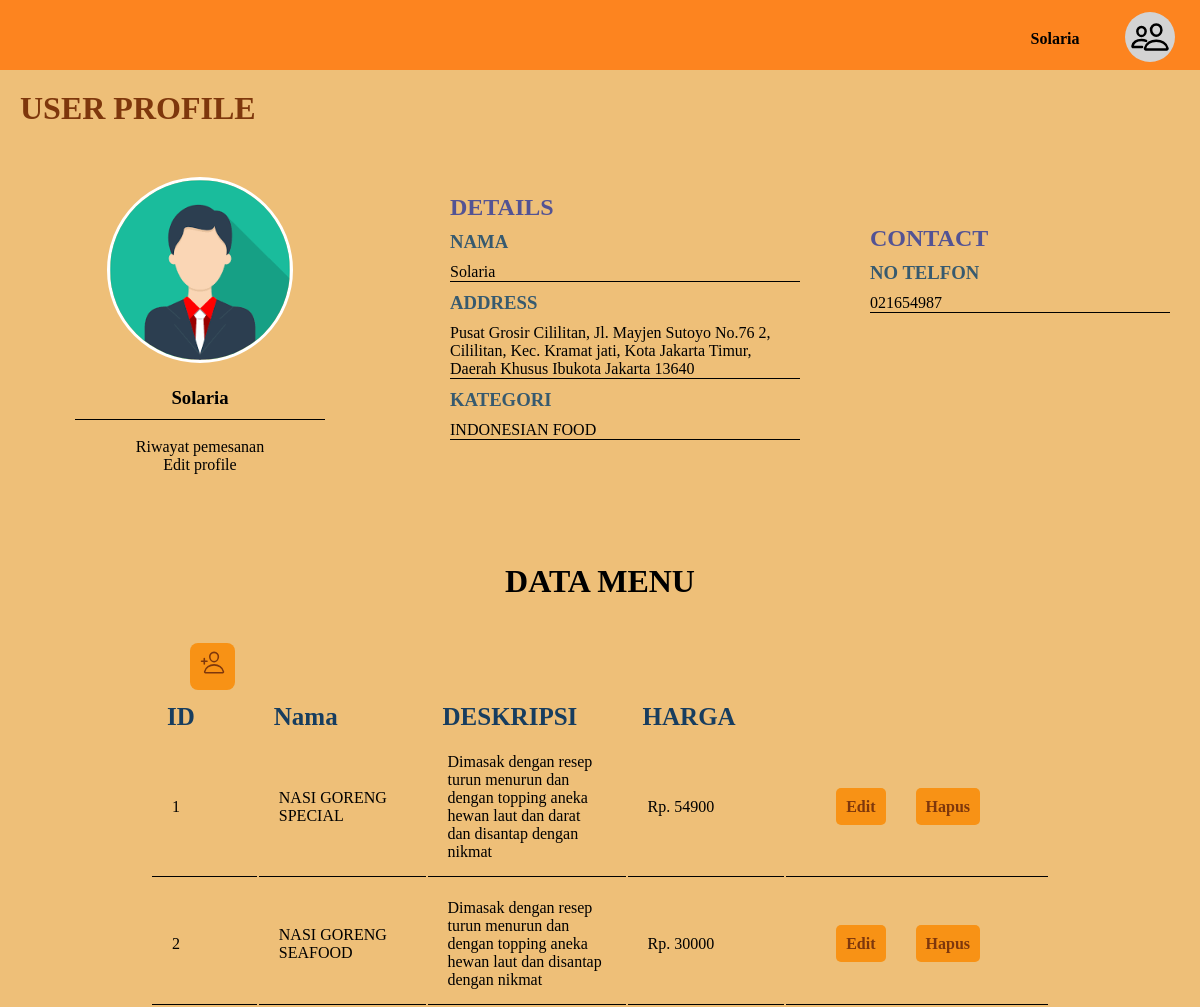
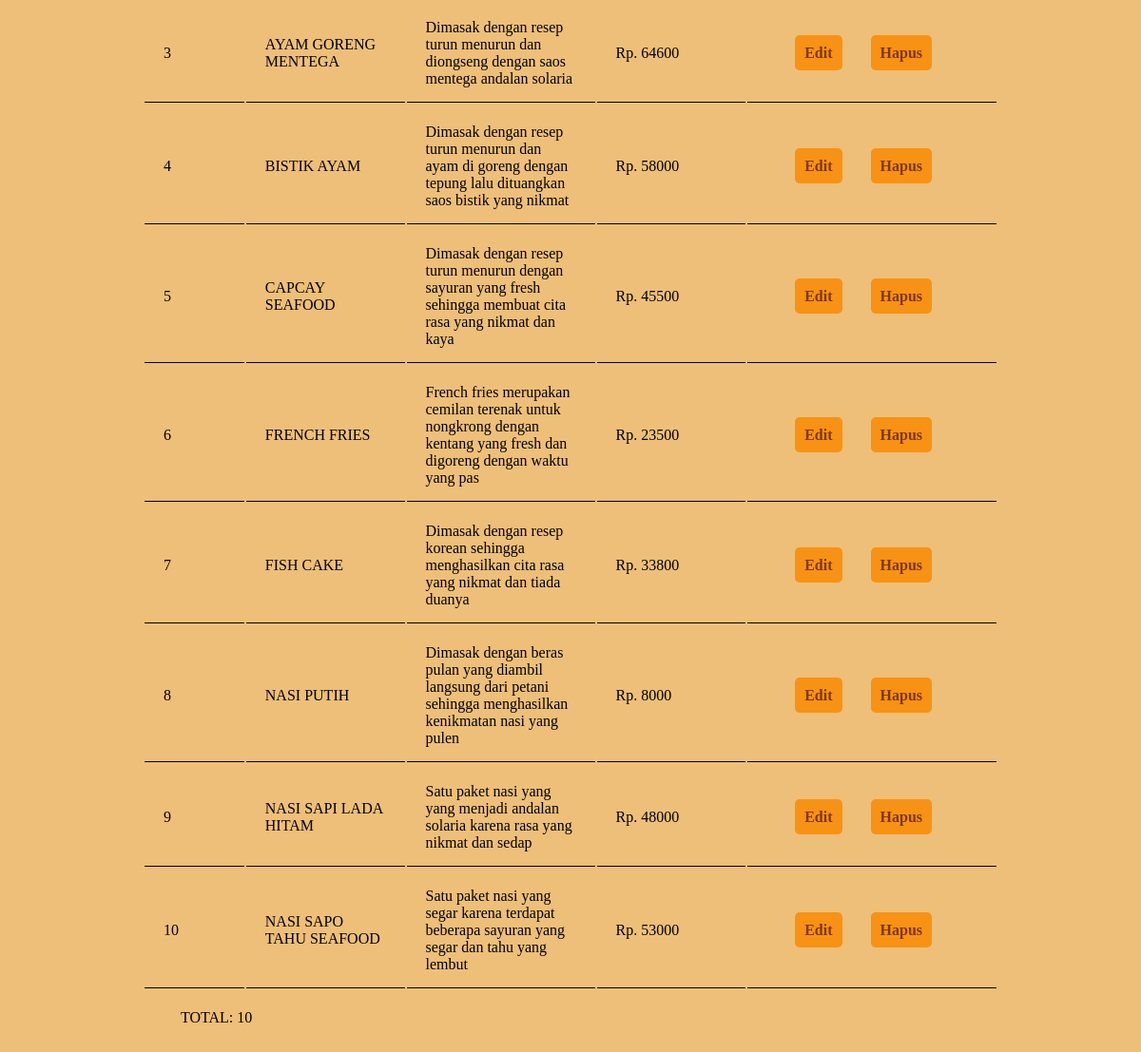
The page /resto/solaria.php on the database its author committed (2 pictures, top to bottom).
### tables this page shows
CREATE TABLE `presto` (
  `ID` int(50) NOT NULL,
  `NAMA` varchar(255) NOT NULL,
  `ALAMAT` varchar(255) NOT NULL,
  `NOTELFON` varchar(50) NOT NULL,
  `KATEGORI` varchar(50) NOT NULL
);

CREATE TABLE `solaria` (
  `ID` int(50) NOT NULL,
  `NAMA` varchar(255) NOT NULL,
  `DESKRIPSI` varchar(255) NOT NULL,
  `HARGA` int(50) NOT NULL
);

### admin/config.php (called while the page is built, shortened)
<?php
	$server = "localhost";
	$user = "root";
	$password = "";
	$nama_database = "bifood";
	$db = mysqli_connect($server, $user, $password, $nama_database);
		$test1 = mysqli_query($db, "SELECT * FROM presto WHERE ID = 1");
?>

### resto/solaria.php (the view, shortened to what this page needs)
<?php include('config.php'); ?>
<!DOCTYPE html>
<html lang="en">
<head>
    <link rel="stylesheet" type="text/css" href="../css/home.css">
    <link rel="stylesheet" type="text/css" href="../css/uprofile.css">
    <link rel="stylesheet" type="text/css" href="../css/menuprof.css">
</head>
<body>
    <header>
        <div class="prof">
            <ul>
                <li>
                    <h4 class="uy">
                    <?php
                    include("../admin/config.php");
                    while($presto = mysqli_fetch_array($test1)){
                        echo "$presto[1]";
                    }
                    ?>
                    </h4>
                    <p><ion-icon name="people-outline"></ion-icon></p>
                </li>
            </ul>
        </div>
    </header>
    <div class="container">
        <h1>USER PROFILE</h1>
        <div class="abc">
            <img src="../img/profile.png">
            <h3>
                <?php
                    include("../admin/config.php");
                    while($presto = mysqli_fetch_array($test1)){
                        echo "$presto[1]";
                    }
                ?>
            </h3><br>
            <a href="solaria/listpemesanan.php">Riwayat pemesanan</a><br>
            <a href="../admin/listuser.php">Edit profile</a>
        </div>
        <div class="efg">
            <h2>DETAILS</h2>
            <h3>NAMA</h3>
            <p>
                <?php
                    include("../admin/config.php");
                    while($presto = mysqli_fetch_array($test1)){
                        echo "$presto[1]";
                    }
                ?>
            </p>
            <h3>ADDRESS</h3>
            <p>
                <?php
                    include("../admin/config.php");
                    while($presto = mysqli_fetch_array($test1)){
                        echo "$presto[2]";
                    }
                ?>
            </p>
            <h3>KATEGORI</h3>
            <p>
                <?php
                    include("../admin/config.php");
                    while($presto = mysqli_fetch_array($test1)){
                        echo "$presto[4]";
                    }
                ?>
            </p>
        </div>
        <div class="hij">
            <h2>CONTACT</h2>
            <h3>NO TELFON</h3>
            <p>
                <?php
                    include("../admin/config.php");
                    while($presto = mysqli_fetch_array($test1)){
                        echo "$presto[3]";
                    }
                ?>
            </p>
        </div>
    </div>
    <div class="menu">
    <h1>DATA MENU</h1>
    <nav>
		<a href="solaria/form_tambah.php"><ion-icon name="person-add-outline"></ion-icon></a>
	</nav>
    <table>
		<thead>
			<tr>
				<th>ID</th>
				<th>Nama</th>
				<th>DESKRIPSI</th>
				<th>HARGA</th>
			</tr>
		</thead>
		<tbody>
			<?php
				$sql = "SELECT * FROM solaria";
				$query = mysqli_query($db, $sql);
				while($solaria = mysqli_fetch_array($query)){
					echo "<tr>";
					echo "<td>".$solaria['ID']."</td>";
					echo "<td>".$solaria['NAMA']."</td>";
					echo "<td>".$solaria['DESKRIPSI']."</td>";
					echo "<td> Rp. ".$solaria['HARGA']."</td>";
                    echo "<td>";
					echo "<a href='solaria/form_edit.php?ID=".$solaria['ID']."'>Edit</a>";
                    echo "<a href='solaria/hapus.php?ID=".$solaria['ID']."' onClick=\"return confirm('yakin?');\">Hapus</a>";
					echo "</tr>";
				}
			?>
		</tbody>
	</table>
	<p class="total">TOTAL: <?php echo mysqli_num_rows($query) ?></p>
    </div>
</body>
</html>

### css/home.css (style rules this page uses)
* { margin: 0; padding: 0; }
html { scroll-behavior: smooth; }
body { background-color: #EEBF78; }
header { width: 100%; height: 50px; background-color: #FD841F; text-align: center; padding-top: 10px; padding-bottom: 10px; }
.prof ul li { display: inline-block; cursor: pointer; }
.prof p ion-icon { font-size: 40px; margin-left: 100px; margin-top: -60px; padding: 5px; border-radius: 50%; -webkit-border-radius: 50%; -moz-border-radius: 50%; -ms-border-radius: 50%; -o-border-radius: 50%; background-color: lightgrey; }
.prof { margin-left: 1000px; margin-top: -25px; }
.uy { margin-left: -90px; }

### css/uprofile.css (style rules this page uses)
* { margin: 0; padding: 0; }
.prof { margin-top: 20px; }
.container h1 { font-family: 'Goudy Old Style'; color: #7E370C; padding: 20px 20px; }
.abc { width: 300px; text-align: center; margin-left: 50px; margin-top: 30px; }
.abc img { width: 180px; border-radius: 50%; -webkit-border-radius: 50%; -moz-border-radius: 50%; -ms-border-radius: 50%; -o-border-radius: 50%; border: 3px solid white; margin-bottom: 20px; }
.abc h3 { border-bottom: 1px solid #000; width: 250px; margin-left: 25px; padding-bottom: 10px; }
.abc a { text-decoration: none; margin-top: 20px; color: black; }
.efg { margin-left: 450px; margin-top: -280px; width: 350px; }
.efg h2 { font-family: tahoma; color: rgb(83, 83, 148); }
.efg h3 { font-family: tahoma; color: rgb(55, 90, 111); margin-bottom: 10px; margin-top: 10px; }
.efg p { border-bottom: 1px solid #000; }
.hij { width: 300px; margin-left: 870px; margin-top: -215px; }
.hij h2 { font-family: tahoma; color: rgb(83, 83, 148); }
.hij h3 { font-family: tahoma; color: rgb(55, 90, 111); margin-bottom: 10px; margin-top: 10px; }
.hij p { border-bottom: 1px solid #000; }

### css/menuprof.css (style rules this page uses)
.menu { margin-top: 250px; }
.menu h1 { text-align: center; }
nav { margin-top: 50px; margin-left: 190px; }
.total { margin-top: 20px; margin-left: 190px; padding-bottom: 50px; }
nav a { text-decoration: none; font-size: 25px; padding: 10px 10px; background-color: rgb(248, 146, 21); color: #7E370C; border-radius: 8px; -webkit-border-radius: 8px; -moz-border-radius: 8px; -ms-border-radius: 8px; -o-border-radius: 8px; }
table { margin-top: 20px; width: 900px; margin-left: auto; margin-right: auto; }
thead th { font-weight: bold; font-size: 25px; text-align: left; padding-left: 15px; color: rgb(23, 61, 95); }
tbody td { border-bottom: 1px solid #000; padding: 20px 20px; padding-bottom: 15px; width: 9000px; }
tbody td a { margin-left: 30px; }
tbody a { text-decoration: none; margin-left: 15px; padding: 10px; margin-bottom: 5px; border-radius: 5px; -webkit-border-radius: 5px; -moz-border-radius: 5px; -ms-border-radius: 5px; -o-border-radius: 5px; background-color: rgb(248, 146, 21); color: #7E370C; cursor: pointer; font-weight: bold; }

### rows shown on the page
presto: NAMA "Solaria", ALAMAT "Pusat Grosir Cililitan, Jl. Mayjen Sutoyo No.76 2, Cililitan, Kec. Kramat jati, Kota Jakarta Timur, Daerah Khusus Ibukota Jakarta 13640", KATEGORI "INDONESIAN FOOD", NOTELFON "021654987"
solaria: ID "1", NAMA "NASI GORENG SPECIAL", DESKRIPSI "Dimasak dengan resep turun menurun dan dengan topping aneka hewan laut dan darat dan disantap dengan nikmat", HARGA "54900"
solaria: ID "2", NAMA "NASI GORENG SEAFOOD", DESKRIPSI "Dimasak dengan resep turun menurun dan dengan topping aneka hewan laut dan disantap dengan nikmat", HARGA "30000"
solaria: ID "3", NAMA "AYAM GORENG MENTEGA", DESKRIPSI "Dimasak dengan resep turun menurun dan diongseng dengan saos mentega andalan solaria", HARGA "64600"
solaria: ID "4", NAMA "BISTIK AYAM", DESKRIPSI "Dimasak dengan resep turun menurun dan ayam di goreng dengan tepung lalu dituangkan saos bistik yang nikmat", HARGA "58000"
solaria: ID "5", NAMA "CAPCAY SEAFOOD", DESKRIPSI "Dimasak dengan resep turun menurun dengan sayuran yang fresh sehingga membuat cita rasa yang nikmat dan kaya", HARGA "45500"
solaria: ID "6", NAMA "FRENCH FRIES", DESKRIPSI "French fries merupakan cemilan terenak untuk nongkrong dengan kentang yang fresh dan digoreng dengan waktu yang pas", HARGA "23500"
solaria: ID "7", NAMA "FISH CAKE", DESKRIPSI "Dimasak dengan resep korean sehingga menghasilkan cita rasa yang nikmat dan tiada duanya", HARGA "33800"
solaria: ID "8", NAMA "NASI PUTIH", DESKRIPSI "Dimasak dengan beras pulan yang diambil langsung dari petani sehingga menghasilkan kenikmatan nasi yang pulen", HARGA "8000"
solaria: ID "9", NAMA "NASI SAPI LADA HITAM", DESKRIPSI "Satu paket nasi yang yang menjadi andalan solaria karena rasa yang nikmat dan sedap", HARGA "48000"
solaria: ID "10", NAMA "NASI SAPO TAHU SEAFOOD", DESKRIPSI "Satu paket nasi yang segar karena terdapat beberapa sayuran yang segar dan tahu yang lembut", HARGA "53000"

### other values the page prints
mysqli_num_rows($query) "10"
